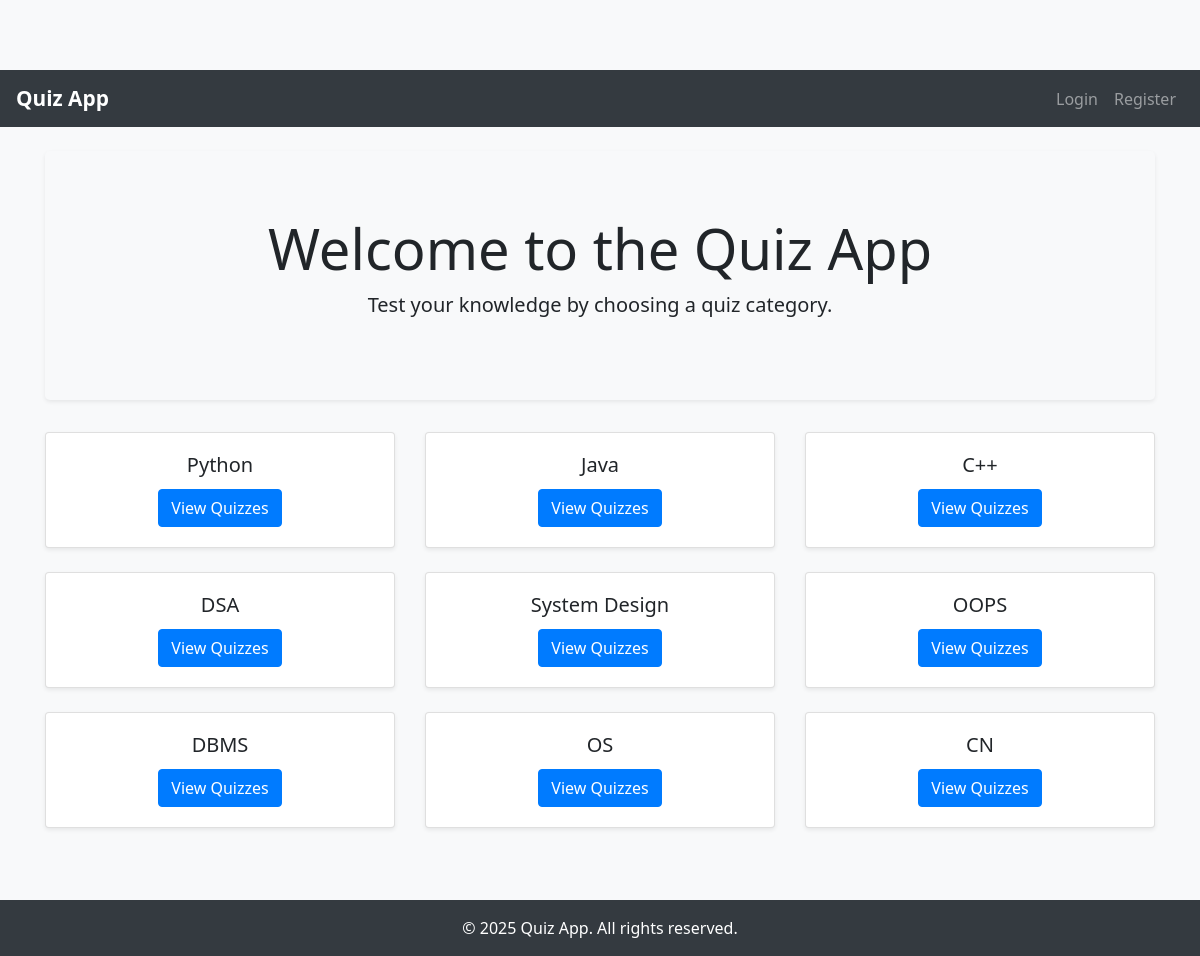
The page / on the database its author committed.
### core/models.py (models this page shows, shortened)
class Category(models.Model):
    name = models.CharField(max_length=100, unique=True)

### core/views.py (the view)
# urls.py: path('', views.home, name='home'),
def home(request):
    categories = Category.objects.all()
    return render(request, 'core/home.html', {'categories': categories})

### templates/core/home.html
{% extends 'core/base.html' %}
{% block content %}
<div class="jumbotron text-center bg-light shadow-sm">
<h1 class="display-4">Welcome to the Quiz App</h1>
<p class="lead">Test your knowledge by choosing a quiz category.</p>
</div>
<div class="row">
{% for category in categories %}
<div class="col-md-4 mb-4">
<div class="card shadow-sm">
<div class="card-body text-center">
<h5 class="card-title">{{ category.name }}</h5>
<a href="{% url 'category_quizzes' category.id %}" class="btn btn-primary">View
Quizzes</a>
</div>
</div>
</div>
{% empty %}
<div class="col-12 text-center">
<p>No categories available.</p>
</div>
{% endfor %}
</div>
{% endblock %}

### static/css/style.css (style rules this page uses)
body { font-family: 'Segoe UI', sans-serif; padding-top: 70px; background-color: #f8f9fa; }
.card { box-shadow: 0 0 10px rgba(0,0,0,0.05); }

### rows shown on the page
Category: name "Python"
Category: name "Java"
Category: name "C++"
Category: name "DSA"
Category: name "System Design"
Category: name "OOPS"
Category: name "DBMS"
Category: name "OS"
Category: name "CN"
